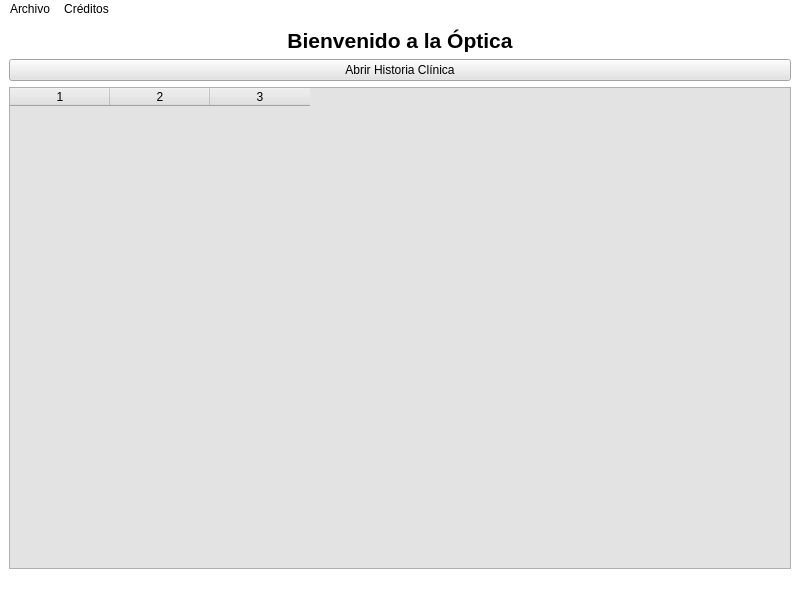
<?xml version="1.0" encoding="UTF-8"?>
<ui version="4.0">
    <class>main</class>
    <widget class="QMainWindow" name="main">
        <property name="geometry">
            <rect>
                <x>0</x>
                <y>0</y>
                <width>800</width>
                <height>600</height>
            </rect>
        </property>
        <property name="font">
            <font>
                <family>Arial</family>
                <pointsize>10</pointsize>
            </font>
        </property>
        <property name="windowTitle">
            <string>optica</string>
        </property>
        <property name="styleSheet">
            <string notr="true">background-color: rgb(255, 255, 255);</string>
        </property>
        <widget class="QWidget" name="centralwidget">
            <layout class="QVBoxLayout" name="verticalLayout">
                <item>
                    <widget class="QLabel" name="lblTitle">
                        <property name="font">
                            <font>
                                <family>Arial</family>
                                <pointsize>16</pointsize>
                                <weight>75</weight>
                                <bold>true</bold>
                            </font>
                        </property>
                        <property name="styleSheet">
                            <string notr="true">color: rgb(0, 0, 0);</string>
                        </property>
                        <property name="text">
                            <string>Bienvenido a la Óptica</string>
                        </property>
                        <property name="alignment">
                            <set>Qt::AlignCenter</set>
                        </property>
                    </widget>
                </item>
                <item>
                    <widget class="QPushButton" name="btnOpenHistory">
                        <property name="styleSheet">
                            <string notr="true">color: rgb(0, 0, 0);
                                background-color: rgb(227, 227, 227);</string>
                        </property>
                        <property name="text">
                            <string>Abrir Historia Clínica</string>
                        </property>
                    </widget>
                </item>
                <item>
                    <widget class="QTableWidget" name="tableData">
                        <property name="styleSheet">
                            <string notr="true">color: rgb(0, 0, 0);
                                background-color: rgb(227, 227, 227);</string>
                        </property>
                        <property name="rowCount">
                            <number>0</number>
                        </property>
                        <property name="columnCount">
                            <number>3</number>
                        </property>
                        <property name="horizontalHeaderLabels" stdset="0">
                            <stringlist>
                                <string>Columna 1</string>
                                <string>Columna 2</string>
                                <string>Columna 3</string>
                            </stringlist>
                        </property>
                        <column />
                        <column />
                        <column />
                    </widget>
                </item>
            </layout>
        </widget>
        <widget class="QMenuBar" name="menubar">
            <property name="geometry">
                <rect>
                    <x>0</x>
                    <y>0</y>
                    <width>800</width>
                    <height>26</height>
                </rect>
            </property>
            <property name="styleSheet">
                <string notr="true">color: rgb(0, 0, 0);</string>
            </property>
            <widget class="QMenu" name="menuArchivo">
                <property name="cursor">
                    <cursorShape>PointingHandCursor</cursorShape>
                </property>
                <property name="styleSheet">
                    <string notr="true">color: rgb(0, 0, 0);</string>
                </property>
                <property name="title">
                    <string>Archivo</string>
                </property>
                <addaction name="btnHistoriaClinica" />
                <addaction name="btnFacturaciones" />
            </widget>
            <widget class="QMenu" name="menuCreditos">
                <property name="cursor">
                    <cursorShape>PointingHandCursor</cursorShape>
                </property>
                <property name="styleSheet">
                    <string notr="true">color: rgb(0, 0, 0);</string>
                </property>
                <property name="title">
                    <string>Créditos</string>
                </property>
                <addaction name="btnDesarrolladores" />
            </widget>
            <addaction name="menuArchivo" />
            <addaction name="menuCreditos" />
        </widget>
        <widget class="QStatusBar" name="statusbar" />
        <action name="btnDesarrolladores">
            <property name="text">
                <string>Desarrolladores</string>
            </property>
            <property name="font">
                <font>
                    <family>Arial</family>
                    <pointsize>10</pointsize>
                </font>
            </property>
        </action>
        <action name="btnHistoriaClinica">
            <property name="text">
                <string>Historia clínica</string>
            </property>
            <property name="font">
                <font>
                    <family>Arial</family>
                    <pointsize>10</pointsize>
                </font>
            </property>
        </action>
        <action name="btnFacturaciones">
            <property name="text">
                <string>Facturaciones</string>
            </property>
            <property name="font">
                <font>
                    <family>Arial</family>
                    <pointsize>10</pointsize>
                </font>
            </property>
        </action>
    </widget>
    <resources />
    <connections />
</ui>
